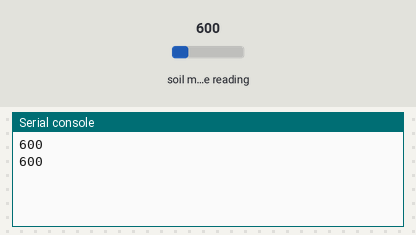
Bench run of a program on a simulated CircuitPython board. Parts: the last lines printed to the serial console. Inputs (shaded band) come from the test bench; at power-on: soil moisture reading 600.

Above: at 1.2 s.
1.3 s: soil moisture reading set to 236
At 2.6 s:
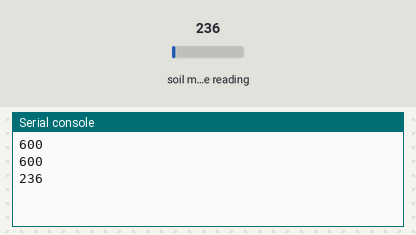
2.8 s: soil moisture reading set to 650
At 3.9 s:
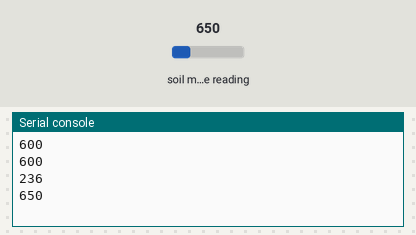
Timing chart, 0 to 5.8 s (numbered marks = the images above; inputs shaded):
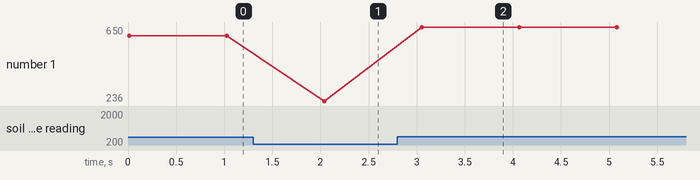

Measured:
- after the input at 1.3 s, the serial console: prints a new line after 0.74 s (image 1)
- after the input at 2.8 s, the serial console: prints a new line after 0.25 s (image 2)
- plotted number 1: 600 → 236 after the input at 1.3 s, 236 → 650 after the input at 2.8 s

The program:

moisture_test.py
```python
import time

from board import SCL,SDA
import busio
from adafruit_seesaw.seesaw import Seesaw
i2c_bus = busio.I2C(SCL,SDA)
ss = Seesaw(i2c_bus, addr=0x36)
while True:
    try:
        Check = i2c_bus.scan()
        if not bool(Check):
            print("sensor disconected")
        else:
            touch = ss.moisture_read()
            print(touch)
    except ValueError:
        print("sensor disconected")
    time.sleep(1)
```
